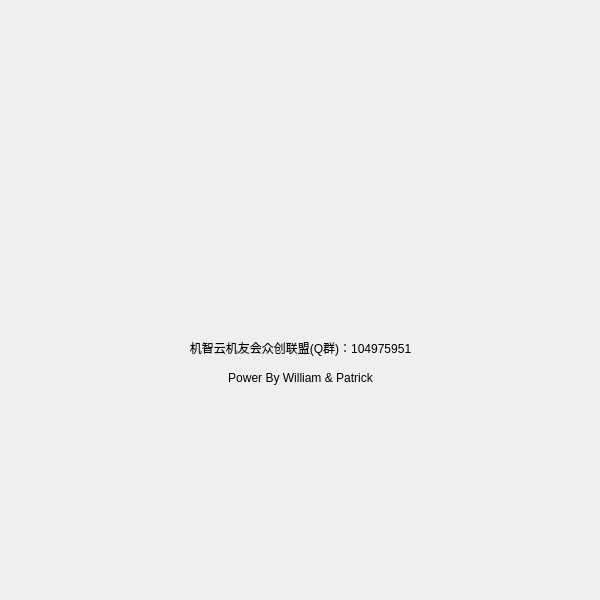
<?xml version="1.0" encoding="UTF-8"?>
<ui version="4.0">
 <class>About</class>
 <widget class="QWidget" name="About">
  <property name="geometry">
   <rect>
    <x>0</x>
    <y>0</y>
    <width>600</width>
    <height>600</height>
   </rect>
  </property>
  <property name="windowTitle">
   <string>Form</string>
  </property>
  <widget class="QLabel" name="label_background">
   <property name="geometry">
    <rect>
     <x>-4</x>
     <y>-4</y>
     <width>951</width>
     <height>587</height>
    </rect>
   </property>
   <property name="text">
    <string/>
   </property>
  </widget>
  <widget class="QLabel" name="label_logo">
   <property name="geometry">
    <rect>
     <x>220</x>
     <y>60</y>
     <width>160</width>
     <height>250</height>
    </rect>
   </property>
   <property name="text">
    <string/>
   </property>
  </widget>
  <widget class="QLabel" name="label">
   <property name="geometry">
    <rect>
     <x>180</x>
     <y>340</y>
     <width>241</width>
     <height>16</height>
    </rect>
   </property>
   <property name="text">
    <string>机智云机友会众创联盟(Q群)：104975951</string>
   </property>
   <property name="alignment">
    <set>Qt::AlignCenter</set>
   </property>
  </widget>
  <widget class="QLabel" name="label_2">
   <property name="geometry">
    <rect>
     <x>180</x>
     <y>370</y>
     <width>241</width>
     <height>16</height>
    </rect>
   </property>
   <property name="text">
    <string>Power By William &amp; Patrick</string>
   </property>
   <property name="alignment">
    <set>Qt::AlignCenter</set>
   </property>
  </widget>
 </widget>
 <resources/>
 <connections/>
</ui>
